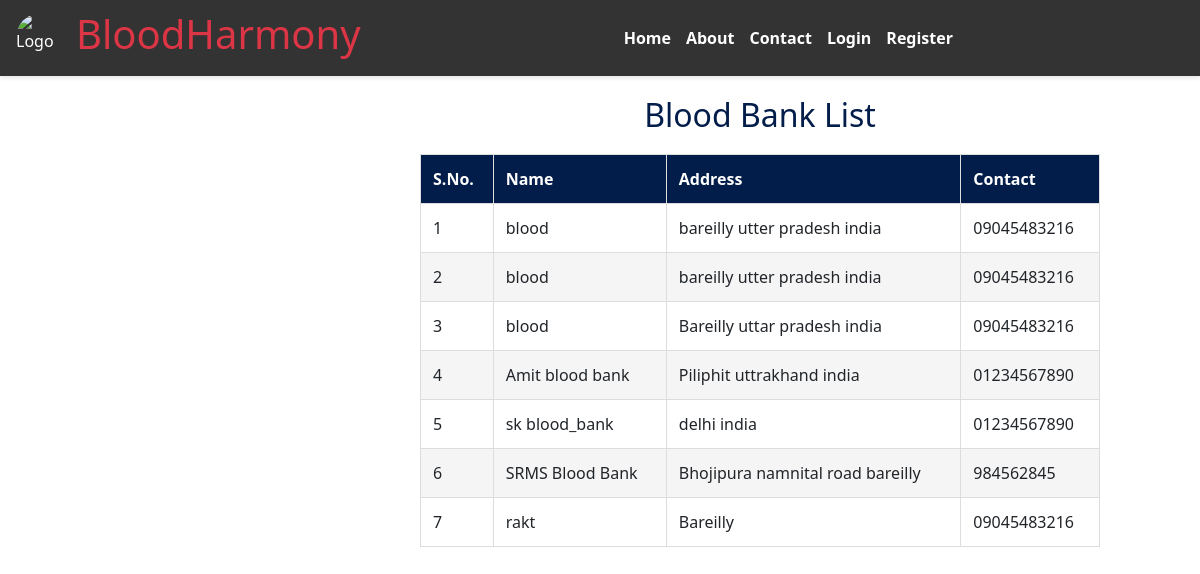
/blood_bank_list/, run on the app's committed database.
### donor/models.py (models this page shows, shortened)
class BloodBank(models.Model):
    name = models.CharField(max_length=255)
    address = models.TextField()
    contact_number = models.CharField(max_length=20)
    email = models.EmailField()
    manager = models.ForeignKey(User, on_delete=models.SET_NULL, null=True, blank=True)

### donor/views.py (the view)
# urls.py: path('blood_bank_list/', views.blood_bank_list, name='blood_bank_list'),
def blood_bank_list(request):
    blood_banks = BloodBank.objects.all()
    return render(request, 'blood_bank/blood_bank_list.html', {'blood_banks': blood_banks})

### donor/templates/blood_bank/blood_bank_list.html (shortened to what this page needs)
{% extends "home.html" %}
{% block content %}
<div class="blood-bank-list-container">
    <h2 class="blood-bank-list-title">Blood Bank List</h2>
    <table id="blood-bank-table">
        <thead>
            <tr>
                <th>S.No.</th>
                <th>Name</th>
                <th>Address</th>
                <th>Contact</th>
            </tr>
        </thead>
        <tbody>
            {% for blood_bank in blood_banks %}
            <tr>
                <td>{{ forloop.counter }}</td>
                <td>{{ blood_bank.name }}</td>
                <td>{{ blood_bank.address }}</td>
                <td>{{ blood_bank.contact_number }}</td>
            </tr>
            {% empty %}
            <tr>
                <td colspan="4" style="text-align: center;">No blood banks available.</td>
            </tr>
            {% endfor %}
        </tbody>
    </table>
</div>
{% endblock %}

### donor/static/css/a.css (style rules this page uses)
* { margin: 0; padding: 0; box-sizing: border-box; }
body { font-family: Arial, sans-serif; background-color: #f4f4f4; width: 100vw; display: flex; flex-direction: column; }
html, body { height: 100%; margin: 0; }
html, body { height: 100%; margin: 0; display: flex; flex-direction: column; }

### data on the page
BloodBank: name "blood", address "bareilly utter pradesh india", contact_number "09045483216"
BloodBank: name "blood", address "bareilly utter pradesh india", contact_number "09045483216"
BloodBank: name "blood", address "Bareilly uttar pradesh india", contact_number "09045483216"
BloodBank: name "Amit blood bank", address "Piliphit uttrakhand india", contact_number "01234567890"
BloodBank: name "sk blood_bank", address "delhi india", contact_number "01234567890"
BloodBank: name "SRMS Blood Bank", address "Bhojipura namnital road bareilly", contact_number "984562845"
BloodBank: name "rakt", address "Bareilly", contact_number "09045483216"
